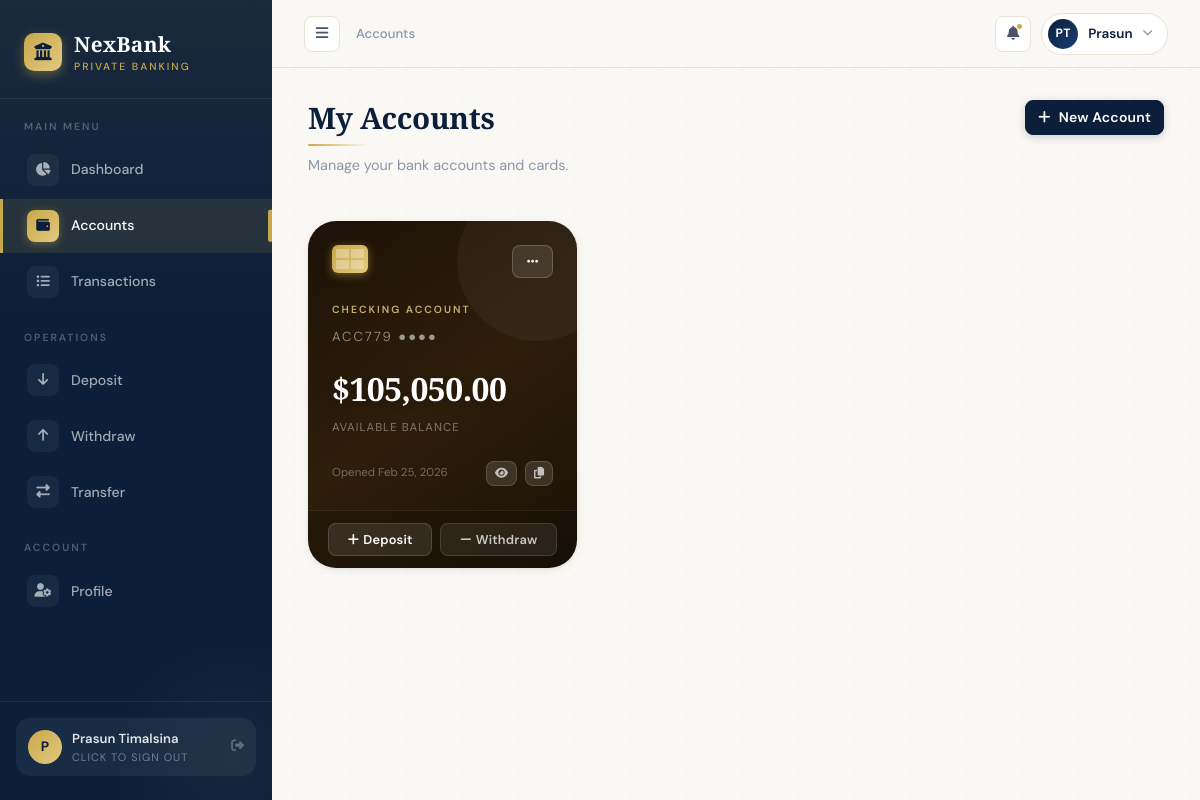
Page /accounts (signed in) on the committed database.
### tables this page shows
CREATE TABLE users (
            id INTEGER PRIMARY KEY AUTOINCREMENT,
            full_name TEXT NOT NULL,
            email TEXT UNIQUE NOT NULL,
            phone TEXT,
            password_hash TEXT NOT NULL,
            created_at TEXT DEFAULT (datetime('now'))
        );

CREATE TABLE accounts (
            id INTEGER PRIMARY KEY AUTOINCREMENT,
            account_number TEXT UNIQUE NOT NULL,
            account_type TEXT NOT NULL,
            balance REAL DEFAULT 0.0,
            user_id INTEGER NOT NULL,
            created_at TEXT DEFAULT (datetime('now')),
            FOREIGN KEY (user_id) REFERENCES users(id) ON DELETE CASCADE
        );

### app.py (the view)
@app.route('/accounts')
@login_required
def accounts():
    db = get_db()
    user = db.execute('SELECT * FROM users WHERE id=?', (session['user_id'],)).fetchone()
    accts = db.execute('SELECT * FROM accounts WHERE user_id=?', (session['user_id'],)).fetchall()
    return render_template('accounts.html', user=user, accounts=accts)

### app.py (called while the page is built)
def get_db():
    if 'db' not in g:
        g.db = sqlite3.connect(DATABASE, detect_types=sqlite3.PARSE_DECLTYPES)
        g.db.row_factory = sqlite3.Row
        g.db.execute('PRAGMA foreign_keys = ON')
    return g.db

def login_required(f):
    @wraps(f)
    def decorated(*args, **kwargs):
        if 'user_id' not in session:
            flash('Please log in to access this page.', 'warning')
            return redirect(url_for('login'))
        return f(*args, **kwargs)
    return decorated

@app.template_filter('dateformat')
def dateformat(value, fmt='%b %d, %Y'):
    if not value:
        return ''
    if isinstance(value, str):
        try:
            from datetime import datetime
            value = datetime.fromisoformat(value)
        except:
            return value
    return value.strftime(fmt)

@app.context_processor
def inject_now():
    return {'now': datetime.utcnow}

### templates/accounts.html (shortened to what this page needs)
{% extends 'base.html' %}
{% block breadcrumb %}Accounts{% endblock %}
{% block content %}
<div class="page-header d-flex justify-content-between align-items-start flex-wrap gap-3">
  <div>
    <h2>My Accounts</h2>
    <hr class="gold-rule">
    <p class="mt-2">Manage your bank accounts and cards.</p>
  </div>
  <button class="btn btn-primary" data-bs-toggle="modal" data-bs-target="#addAccountModal">
    <i class="fas fa-plus me-2"></i>New Account
  </button>
</div>
<div class="row g-4">
  {% for account in accounts %}
  <div class="col-md-6 col-xl-4">
    <div class="account-card card h-100 {{ 'savings-card' if account['account_type'] == 'savings' else 'checking-card' }}">
      <div class="card-body p-4">
        <div class="d-flex justify-content-between align-items-start mb-4">
          <div>
            <div class="account-chip">
              <span></span><span></span><span></span><span></span>
            </div>
          </div>
          <div class="dropdown">
            <button class="btn btn-sm" style="background:rgba(255,255,255,0.1);border:1px solid rgba(255,255,255,0.2);color:#fff;border-radius:8px;" data-bs-toggle="dropdown">
              <i class="fas fa-ellipsis-h"></i>
            </button>
          </div>
        </div>
        <div class="account-type-tag mb-2">{{ account['account_type'] }} Account</div>
        <div class="account-number-text mb-3" id="num-{{ account['id'] }}">
          {{ account['account_number'][:6] }} &#9679;&#9679;&#9679;&#9679;
        </div>
        <div class="account-balance mb-1">${{ '{:,.2f}'.format(account['balance']) }}</div>
        <div style="font-size:0.72rem;color:rgba(255,255,255,0.4);text-transform:uppercase;letter-spacing:1px;">Available Balance</div>
        <div class="d-flex justify-content-between align-items-center mt-4">
          <div style="font-size:0.72rem;color:rgba(255,255,255,0.35);">
            Opened {{ account['created_at']|dateformat('%b %d, %Y') }}
          </div>
          <div class="d-flex gap-2">
            <button class="btn btn-xs" style="background:rgba(255,255,255,0.12);border:1px solid rgba(255,255,255,0.15);color:rgba(255,255,255,0.7);" onclick="toggleNum({{ account['id'] }}, '{{ account['account_number'] }}')" title="Show/hide number">
              <i class="fas fa-eye" id="eye-{{ account['id'] }}"></i>
            </button>
            <button class="btn btn-xs" style="background:rgba(255,255,255,0.12);border:1px solid rgba(255,255,255,0.15);color:rgba(255,255,255,0.7);" onclick="copyNum('{{ account['account_number'] }}')" title="Copy number">
              <i class="fas fa-copy"></i>
            </button>
          </div>
        </div>
      </div>
      <div class="card-footer" style="background:rgba(0,0,0,0.15)!important;border-top:1px solid rgba(255,255,255,0.08)!important;padding:12px 20px!important;">
        <div class="d-flex gap-2">
          <a href="{{ url_for('deposit') }}" class="btn btn-sm flex-fill" style="background:rgba(255,255,255,0.1);border:1px solid rgba(255,255,255,0.15);color:#fff;">
            <i class="fas fa-plus me-1"></i>Deposit
          </a>
          <a href="{{ url_for('withdraw') }}" class="btn btn-sm flex-fill" style="background:rgba(255,255,255,0.08);border:1px solid rgba(255,255,255,0.12);color:rgba(255,255,255,0.75);">
            <i class="fas fa-minus me-1"></i>Withdraw
          </a>
        </div>
      </div>
    </div>
  </div>
  {% endfor %}
</div>
{% endblock %}

### templates/base.html (shortened to what this page needs)
<!DOCTYPE html>
<html lang="en">
<head>
  <link href="https://cdn.jsdelivr.net/npm/bootstrap@5.3.2/dist/css/bootstrap.min.css" rel="stylesheet">
  <link href="https://cdnjs.cloudflare.com/ajax/libs/font-awesome/6.5.0/css/all.min.css" rel="stylesheet">
  <link rel="stylesheet" href="{{ url_for('static', filename='css/style.css') }}">
</head>
<body>
{% if session.user_id %}
<div class="d-flex" id="wrapper">
  <nav id="sidebar">
    <div class="sidebar-brand">
      <div class="sidebar-brand-inner">
        <div class="sidebar-logo-icon"><i class="fas fa-university"></i></div>
        <div>
          <div class="sidebar-brand-text">NexBank</div>
          <div class="sidebar-brand-sub">Private Banking</div>
        </div>
      </div>
    </div>
    <div class="nav-section-label">Main Menu</div>
    <ul class="nav flex-column">
      <li class="nav-item"><a class="nav-link {% if request.endpoint == 'dashboard' %}active{% endif %}" href="{{ url_for('dashboard') }}"><span class="nav-icon"><i class="fas fa-chart-pie"></i></span>Dashboard</a></li>
      <li class="nav-item"><a class="nav-link {% if request.endpoint == 'accounts' %}active{% endif %}" href="{{ url_for('accounts') }}"><span class="nav-icon"><i class="fas fa-wallet"></i></span>Accounts</a></li>
      <li class="nav-item"><a class="nav-link {% if request.endpoint == 'transactions' %}active{% endif %}" href="{{ url_for('transactions') }}"><span class="nav-icon"><i class="fas fa-list-ul"></i></span>Transactions</a></li>
    </ul>
    <div class="nav-section-label">Operations</div>
    <ul class="nav flex-column">
      <li class="nav-item"><a class="nav-link {% if request.endpoint == 'deposit' %}active{% endif %}" href="{{ url_for('deposit') }}"><span class="nav-icon"><i class="fas fa-arrow-down"></i></span>Deposit</a></li>
      <li class="nav-item"><a class="nav-link {% if request.endpoint == 'withdraw' %}active{% endif %}" href="{{ url_for('withdraw') }}"><span class="nav-icon"><i class="fas fa-arrow-up"></i></span>Withdraw</a></li>
      <li class="nav-item"><a class="nav-link {% if request.endpoint == 'transfer' %}active{% endif %}" href="{{ url_for('transfer') }}"><span class="nav-icon"><i class="fas fa-right-left"></i></span>Transfer</a></li>
    </ul>
    <div class="nav-section-label">Account</div>
    <ul class="nav flex-column">
      <li class="nav-item"><a class="nav-link {% if request.endpoint == 'profile' %}active{% endif %}" href="{{ url_for('profile') }}"><span class="nav-icon"><i class="fas fa-user-gear"></i></span>Profile</a></li>
    </ul>
    <div class="sidebar-footer">
      <a href="{{ url_for('logout') }}" class="sidebar-user-card text-decoration-none">
        <div class="sidebar-user-avatar">{{ session.user_name[0]|upper }}</div>
        <div class="overflow-hidden flex-grow-1">
          <div class="sidebar-user-name">{{ session.user_name }}</div>
          <div class="sidebar-user-role">Click to Sign Out</div>
        </div>
        <i class="fas fa-right-from-bracket" style="color:rgba(255,255,255,0.3);font-size:0.8rem;flex-shrink:0;"></i>
      </a>
    </div>
  </nav>
  <div id="page-content">
    <div class="top-bar">
      <div class="d-flex align-items-center gap-3">
        <button class="sidebar-toggle-btn" id="sidebarToggle"><i class="fas fa-bars"></i></button>
        <span class="top-bar-breadcrumb d-none d-md-block">{% block breadcrumb %}Overview{% endblock %}</span>
      </div>
      <div class="top-bar-actions">
        <div class="top-bar-notification"><i class="fas fa-bell"></i><span class="notif-dot"></span></div>
        <div class="dropdown">
          <div class="top-bar-user" data-bs-toggle="dropdown" style="cursor:pointer;">
            <div class="top-bar-avatar">{{ session.user_name[0]|upper }}{% if session.user_name.split()|length > 1 %}{{ session.user_name.split()[-1][0]|upper }}{% endif %}</div>
            <span class="top-bar-username d-none d-sm-block">{{ session.user_name.split()[0] }}</span>
            <i class="fas fa-chevron-down d-none d-sm-block" style="font-size:0.65rem;color:var(--text-muted);"></i>
          </div>
        </div>
      </div>
    </div>
    <main class="p-4">
      {% block content %}{% endblock %}
    </main>
  </div>
</div>
{% endif %}
</body>
</html>

### rows in the picture
users: user_name "Prasun Timalsina"
accounts: account_type "CHECKING", account_number "ACC779", balance "105,050.00", created_at "Feb 25, 2026"

### other values in the picture
{{ session.user_name[0]|upper }} "P"
{{ session.user_name.split()[-1][0]|upper }} "T"
{{ session.user_name.split()[0] }} "Prasun"
